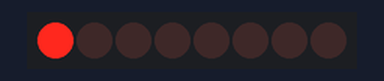
Simulated run of this sketch. Board: Arduino Uno, built with avr-gcc and run on an emulated ATmega328P. Shown: 8 shift-register outputs drawn as a row of LEDs (first output left, lit = HIGH). Wiring (inferred from the names in the program): shift register (74HC595): data pin 2; shift clock pin 3; latch pin 5. Wiring (inferred from the signals the program sends): row of LEDs: on Q0, Q1, Q2, Q3, Q4, Q5, Q6, Q7.

Above: at 0.6 s.
At 5.1 s:
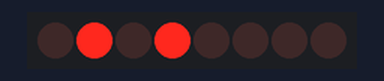
At 10.1 s:
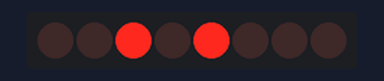
At 20.1 s:
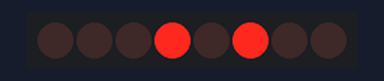
At 30.1 s:
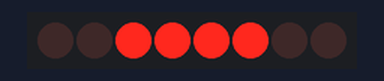
At 39.75 s:
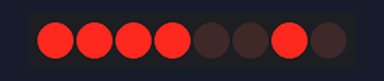
Timing chart, 0 to 40.0 s (numbered marks = the images above):
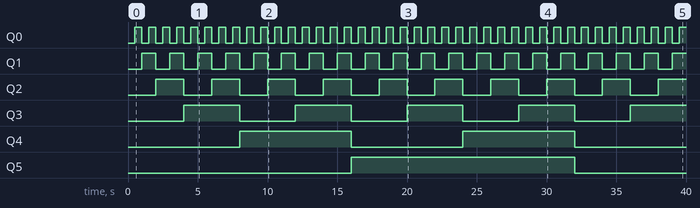

The sketch:

Online_Source.ino
```cpp
//**************************************************************//
//  Name    : shiftOutCode, Hello World
//  Author  : Carlyn Maw,Tom Igoe, David A. Mellis
//  Date    : 25 Oct, 2006
//  Modified: 23 Mar 2010
//  Version : 2.0
//  Notes   : Code for using a 74HC595 Shift Register           //
//          : to count from 0 to 255
//****************************************************************
//Pin connected to ST_CP of 74HC595
int latchPin = 5;
//Pin connected to SH_CP of 74HC595
int clockPin = 3;
////Pin connected to DS of 74HC595
int dataPin = 2;
void setup() {
//set pins to output so you can control the shift register
pinMode(latchPin, OUTPUT);
pinMode(clockPin, OUTPUT);
pinMode(dataPin, OUTPUT);
}
void loop() {
// count from 0 to 255 and display the number
// on the LEDs
for (int numberToDisplay = 0; numberToDisplay < 256; numberToDisplay++) {
// take the latchPin low so
// the LEDs don't change while you're sending in bits:
digitalWrite(latchPin, LOW);
// shift out the bits:
shiftOut(dataPin, clockPin, MSBFIRST, numberToDisplay);
//take the latch pin high so the LEDs will light up:
digitalWrite(latchPin, HIGH);
// pause before next value:
delay(500);
}
}
```

Measured:
- by itself, Q0: alternates HIGH for 0.50 s and LOW for 0.50 s
- by itself, Q1: alternates HIGH for 1.0 s and LOW for 1.0 s
- by itself, Q2: alternates HIGH for 2.0 s and LOW for 2.0 s
- by itself, Q3: alternates HIGH for 4.0 s and LOW for 4.0 s
- by itself, Q4: alternates HIGH for 8.0 s and LOW for 8.0 s
- by itself, Q5: LOW → HIGH at 16.0 s, → LOW 16.0 s later
